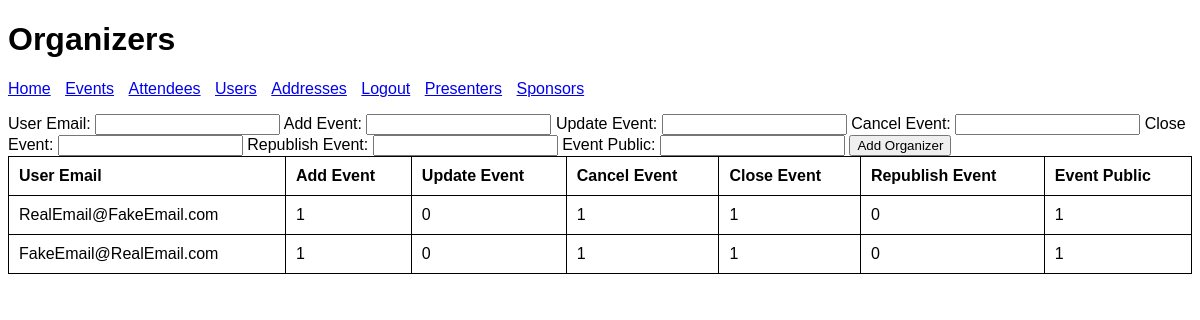
Screenshot of /organizers.php with the database file from the repository.
### tables this page shows
CREATE TABLE `organizer` (
  `USEREMAIL` VARCHAR(255) NOT NULL,
  `ADDEVENT` INTEGER NOT NULL,
  `UPDATEEVENT` INTEGER NOT NULL,
  `CANCELEVENT` INTEGER NOT NULL,
  `CLOSEEVENT` INTEGER NOT NULL,
  `REPUBLISHEVENT` INTEGER NOT NULL,
  `EVENTPUBLIC` INTEGER NOT NULL
);

### organizers.php (the view, shortened to what this page needs)
<!DOCTYPE html>
<html lang="en">
<head>
    <link rel="stylesheet" href="css/style.css">
</head>
<body>
    <h1>Organizers</h1>
    <nav>
        <ul>
            <li><a href="index.php">Home</a></li>
            <li><a href="events.php">Events</a></li>
            <li><a href="attendees.php">Attendees</a></li>
            <li><a href="users.php">Users</a></li>
            <li><a href="addresses.php">Addresses</a></li>
            <li><a href="logout.php">Logout</a></li>
            <li><a href="presenters.php">Presenters</a></li>
            <li><a href="sponsors.php">Sponsors</a></li>
        </ul>
    </nav>
    <form action="add_organizer.php" method="POST">
        <label for="USEREMAIL">User Email:</label>
        <input type="email" id="USEREMAIL" name="USEREMAIL" required>
        <label for="ADDEVENT">Add Event:</label>
        <input type="number" id="ADDEVENT" name="ADDEVENT" required>
        <label for="UPDATEEVENT">Update Event:</label>
        <input type="number" id="UPDATEEVENT" name="UPDATEEVENT" required>
        <label for="CANCELEVENT">Cancel Event:</label>
        <input type="number" id="CANCELEVENT" name="CANCELEVENT" required>
        <label for="CLOSEEVENT">Close Event:</label>
        <input type="number" id="CLOSEEVENT" name="CLOSEEVENT" required>
        <label for="REPUBLISHEVENT">Republish Event:</label>
        <input type="number" id="REPUBLISHEVENT" name="REPUBLISHEVENT" required>
        <label for="EVENTPUBLIC">Event Public:</label>
        <input type="number" id="EVENTPUBLIC" name="EVENTPUBLIC" required>
        <button type="submit">Add Organizer</button>
    </form>
    <table>
        <thead>
            <tr>
                <th>User Email</th>
                <th>Add Event</th>
                <th>Update Event</th>
                <th>Cancel Event</th>
                <th>Close Event</th>
                <th>Republish Event</th>
                <th>Event Public</th>
            </tr>
        </thead>
        <tbody>
        <?php
        require 'includes/db_connection.php';
        $pdo->setAttribute(PDO::MYSQL_ATTR_USE_BUFFERED_QUERY, true);
        $stmt = $pdo->query('SELECT * FROM organizer');
        $results = $stmt->fetchAll();
        foreach ($results as $row) {
            echo "<tr>";
            echo "<td>{$row['USEREMAIL']}</td>";
            echo "<td>{$row['ADDEVENT']}</td>";
            echo "<td>{$row['UPDATEEVENT']}</td>";
            echo "<td>{$row['CANCELEVENT']}</td>";
            echo "<td>{$row['CLOSEEVENT']}</td>";
            echo "<td>{$row['REPUBLISHEVENT']}</td>";
            echo "<td>{$row['EVENTPUBLIC']}</td>";
            echo "</tr>";
        }
        ?>
        </tbody>
    </table>
</body>
</html>

### css/style.css (style rules this page uses)
body { font-family: Arial, sans-serif; }
nav ul { list-style-type: none; padding: 0; }
nav ul li { display: inline; margin-right: 10px; }
table { width: 100%; border-collapse: collapse; }
table, th, td { border: 1px solid black; }
th, td { padding: 10px; text-align: left; }

### rows the page displays
organizer: USEREMAIL "RealEmail@FakeEmail.com", ADDEVENT "1", UPDATEEVENT "0", CANCELEVENT "1", CLOSEEVENT "1", REPUBLISHEVENT "0", EVENTPUBLIC "1"
organizer: USEREMAIL "FakeEmail@RealEmail.com", ADDEVENT "1", UPDATEEVENT "0", CANCELEVENT "1", CLOSEEVENT "1", REPUBLISHEVENT "0", EVENTPUBLIC "1"
